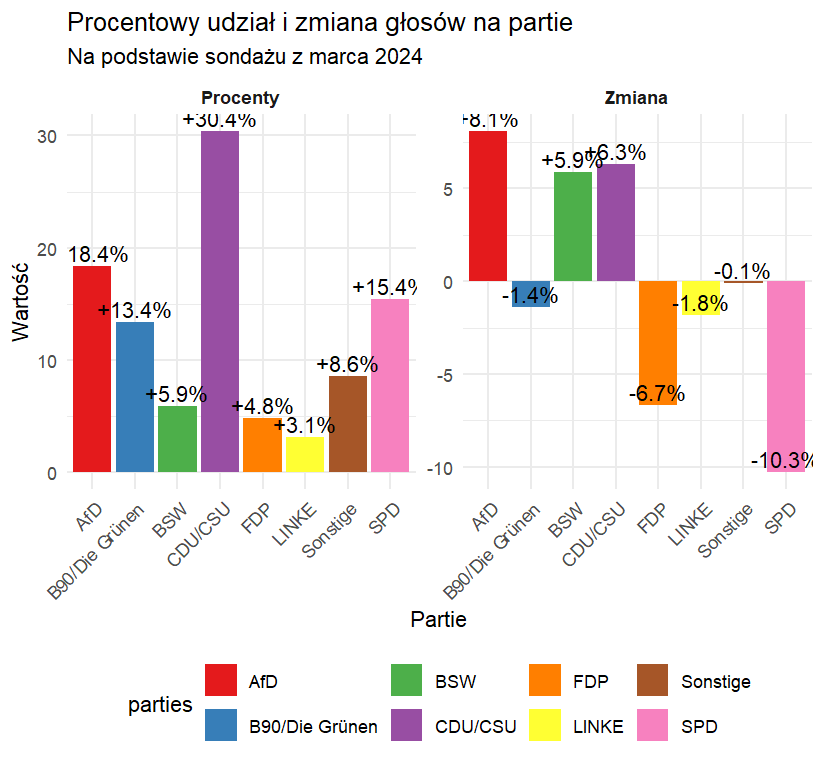

Reproduce this figure in R.
library(ggplot2)

# Dane, które odczytaliśmy z wykresu
parties <- c("LINKE", "BSW", "SPD", "B90/Die Grünen", "FDP", "CDU/CSU", "AfD", "Sonstige")
percentages <- c(3.1, 5.9, 15.4, 13.4, 4.8, 30.4, 18.4, 8.6)
change <- c(-1.8, 5.9, -10.3, -1.4, -6.7, 6.3, 8.1, -0.1)

# Tworzymy ramkę danych
data <- data.frame(parties, percentages, change)

library(ggplot2)
library(dplyr)

# Przygotowanie danych
data_percentages <- data %>%
  mutate(Type = "Procenty",
         Value = percentages)

data_changes <- data %>%
  mutate(Type = "Zmiana",
         Value = change)

# Połączenie danych w jeden dataframe
data_combined <- rbind(data_percentages[, c("parties", "Type", "Value")],
                       data_changes[, c("parties", "Type", "Value")])

# Tworzenie wykresu z facet_grid() dla podziału na 'Procenty' i 'Zmiana', zachowując jedną wspólną legendę
p <- ggplot(data_combined, aes(x = parties, y = Value, fill = parties)) +
  geom_bar(stat = "identity") +
  geom_text(aes(label = sprintf("%+.1f%%", Value)), vjust = -0.3, color = "black", position = position_dodge(width = 0.9)) +
  facet_wrap(~Type, scales = "free_y") + # Używamy facet_wrap dla podziału, 'scales = "free_y"' pozwala na różne skale Y dla 'Procenty' i 'Zmiana'
  theme_minimal() +
  scale_fill_brewer(palette = "Set1") +
  labs(title = "Procentowy udział i zmiana głosów na partie",
       subtitle = "Na podstawie sondażu z marca 2024",
       x = "Partie",
       y = "Wartość") +
  theme(axis.text.x = element_text(angle = 45, hjust = 1),
        legend.position = "bottom",
        strip.background = element_blank(), # Usuwa tło z tytułów paneli facetów
        strip.text.x = element_text(face = "bold")) # Formatuje tytuły paneli facetów

# Wyświetlenie wykresu
print(p)
